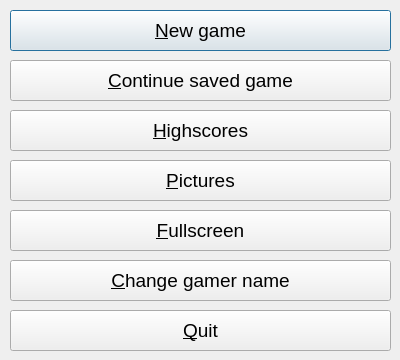
<?xml version="1.0" encoding="UTF-8"?>
<ui version="4.0">
 <class>Menu</class>
 <widget class="QDialog" name="Menu">
  <property name="geometry">
   <rect>
    <x>0</x>
    <y>0</y>
    <width>400</width>
    <height>360</height>
   </rect>
  </property>
  <property name="minimumSize">
   <size>
    <width>400</width>
    <height>360</height>
   </size>
  </property>
  <property name="maximumSize">
   <size>
    <width>400</width>
    <height>360</height>
   </size>
  </property>
  <property name="windowTitle">
   <string>Balls in Rows</string>
  </property>
  <widget class="QPushButton" name="newGameButton">
   <property name="geometry">
    <rect>
     <x>10</x>
     <y>10</y>
     <width>381</width>
     <height>41</height>
    </rect>
   </property>
   <property name="font">
    <font>
     <pointsize>14</pointsize>
    </font>
   </property>
   <property name="text">
    <string>&amp;New game</string>
   </property>
  </widget>
  <widget class="QPushButton" name="openGameButton">
   <property name="geometry">
    <rect>
     <x>10</x>
     <y>60</y>
     <width>381</width>
     <height>41</height>
    </rect>
   </property>
   <property name="font">
    <font>
     <pointsize>14</pointsize>
    </font>
   </property>
   <property name="text">
    <string>&amp;Continue saved game</string>
   </property>
  </widget>
  <widget class="QPushButton" name="highscoresButton">
   <property name="geometry">
    <rect>
     <x>10</x>
     <y>110</y>
     <width>381</width>
     <height>41</height>
    </rect>
   </property>
   <property name="font">
    <font>
     <pointsize>14</pointsize>
    </font>
   </property>
   <property name="text">
    <string>&amp;Highscores</string>
   </property>
  </widget>
  <widget class="QPushButton" name="picturesButton">
   <property name="geometry">
    <rect>
     <x>10</x>
     <y>160</y>
     <width>381</width>
     <height>41</height>
    </rect>
   </property>
   <property name="font">
    <font>
     <pointsize>14</pointsize>
    </font>
   </property>
   <property name="text">
    <string>&amp;Pictures</string>
   </property>
  </widget>
  <widget class="QPushButton" name="fullscreenButton">
   <property name="geometry">
    <rect>
     <x>10</x>
     <y>210</y>
     <width>381</width>
     <height>41</height>
    </rect>
   </property>
   <property name="font">
    <font>
     <pointsize>14</pointsize>
    </font>
   </property>
   <property name="text">
    <string>&amp;Fullscreen</string>
   </property>
  </widget>
  <widget class="QPushButton" name="changeNameButton">
   <property name="geometry">
    <rect>
     <x>10</x>
     <y>260</y>
     <width>381</width>
     <height>41</height>
    </rect>
   </property>
   <property name="font">
    <font>
     <pointsize>14</pointsize>
    </font>
   </property>
   <property name="text">
    <string>&amp;Change gamer name</string>
   </property>
  </widget>
  <widget class="QPushButton" name="quitButton">
   <property name="geometry">
    <rect>
     <x>10</x>
     <y>310</y>
     <width>381</width>
     <height>41</height>
    </rect>
   </property>
   <property name="font">
    <font>
     <pointsize>14</pointsize>
    </font>
   </property>
   <property name="text">
    <string>&amp;Quit</string>
   </property>
  </widget>
 </widget>
 <resources/>
 <connections>
  <connection>
   <sender>newGameButton</sender>
   <signal>released()</signal>
   <receiver>Menu</receiver>
   <slot>accept()</slot>
   <hints>
    <hint type="sourcelabel">
     <x>200</x>
     <y>30</y>
    </hint>
    <hint type="destinationlabel">
     <x>199</x>
     <y>179</y>
    </hint>
   </hints>
  </connection>
  <connection>
   <sender>openGameButton</sender>
   <signal>released()</signal>
   <receiver>Menu</receiver>
   <slot>accept()</slot>
   <hints>
    <hint type="sourcelabel">
     <x>200</x>
     <y>80</y>
    </hint>
    <hint type="destinationlabel">
     <x>199</x>
     <y>179</y>
    </hint>
   </hints>
  </connection>
  <connection>
   <sender>fullscreenButton</sender>
   <signal>released()</signal>
   <receiver>Menu</receiver>
   <slot>reject()</slot>
   <hints>
    <hint type="sourcelabel">
     <x>200</x>
     <y>230</y>
    </hint>
    <hint type="destinationlabel">
     <x>199</x>
     <y>179</y>
    </hint>
   </hints>
  </connection>
  <connection>
   <sender>quitButton</sender>
   <signal>released()</signal>
   <receiver>Menu</receiver>
   <slot>accept()</slot>
   <hints>
    <hint type="sourcelabel">
     <x>200</x>
     <y>330</y>
    </hint>
    <hint type="destinationlabel">
     <x>199</x>
     <y>179</y>
    </hint>
   </hints>
  </connection>
 </connections>
</ui>
